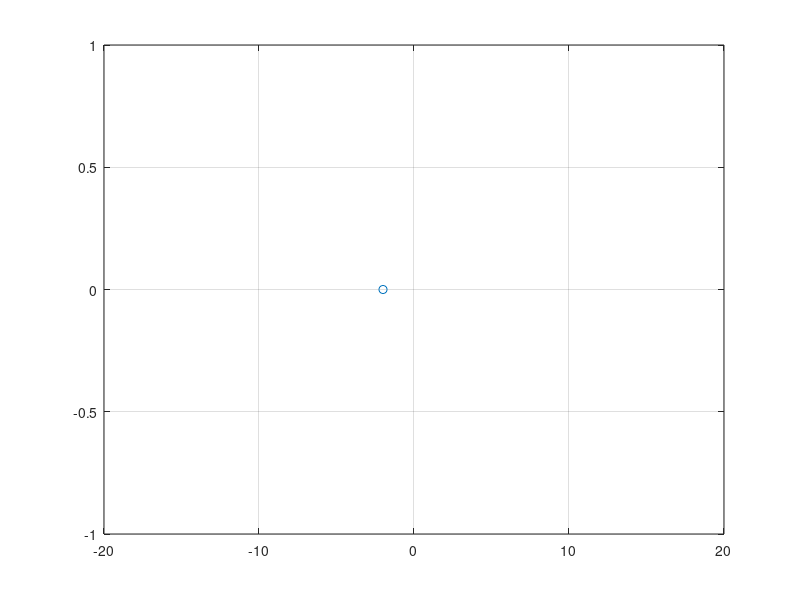

The MATLAB source for this figure:
% this program simulates a random walk
p = 0.5;			% the probability of each is 0.5		
Nsteps = 10;        %iterate
x = 0;              %initialize
for particlePos = 1:Nsteps     %repeat simulation
    r = rand;       % generate a random number from 0 to 1
    if r < p			% this should happen about 50% of the time
        x = x + 1;
    else			% if it?s not + must be -
        x = x - 1;
    end
    plot ( x, 0, 'o' ), axis([-20 20 -1 1]), grid;      %animated graph
pause ( 0.1 )           %animated graph
end
fprintf('Position of x %d \n', x)		% display position
